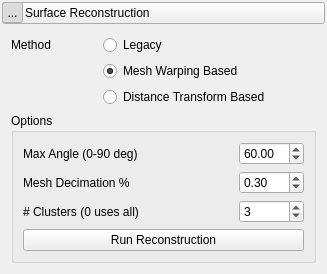
    <widget class="QWidget" name="surface_panel" native="true">
     <property name="sizePolicy">
      <sizepolicy hsizetype="Preferred" vsizetype="Fixed">
       <horstretch>0</horstretch>
       <verstretch>0</verstretch>
      </sizepolicy>
     </property>
     <layout class="QVBoxLayout" name="verticalLayout_6">
      <property name="spacing">
       <number>2</number>
      </property>
      <property name="leftMargin">
       <number>2</number>
      </property>
      <property name="topMargin">
       <number>2</number>
      </property>
      <property name="rightMargin">
       <number>2</number>
      </property>
      <property name="bottomMargin">
       <number>2</number>
      </property>
      <item>
       <widget class="QWidget" name="surface_header_background" native="true">
        <layout class="QVBoxLayout" name="verticalLayout_7">
         <property name="leftMargin">
          <number>0</number>
         </property>
         <property name="topMargin">
          <number>0</number>
         </property>
         <property name="rightMargin">
          <number>0</number>
         </property>
         <property name="bottomMargin">
          <number>0</number>
         </property>
         <item>
          <widget class="QPushButton" name="surface_header">
           <property name="sizePolicy">
            <sizepolicy hsizetype="Preferred" vsizetype="Fixed">
             <horstretch>0</horstretch>
             <verstretch>0</verstretch>
            </sizepolicy>
           </property>
           <property name="minimumSize">
            <size>
             <width>215</width>
             <height>21</height>
            </size>
           </property>
           <layout class="QHBoxLayout" name="horizontalLayout_4">
            <property name="spacing">
             <number>2</number>
            </property>
            <property name="leftMargin">
             <number>0</number>
            </property>
            <property name="topMargin">
             <number>0</number>
            </property>
            <property name="rightMargin">
             <number>0</number>
            </property>
            <property name="bottomMargin">
             <number>0</number>
            </property>
            <item>
             <widget class="QToolButton" name="surface_open_button">
              <property name="minimumSize">
               <size>
                <width>21</width>
                <height>21</height>
               </size>
              </property>
              <property name="maximumSize">
               <size>
                <width>21</width>
                <height>21</height>
               </size>
              </property>
              <property name="text">
               <string>...</string>
              </property>
              <property name="icon">
               <iconset resource="../Resources/ShapeWorksStudio.qrc">
                <normaloff>:/Studio/Images/RightArrowWhite.png</normaloff>
                <normalon>:/Studio/Images/DownArrowWhite.png</normalon>:/Studio/Images/RightArrowWhite.png</iconset>
              </property>
              <property name="checkable">
               <bool>true</bool>
              </property>
              <property name="checked">
               <bool>true</bool>
              </property>
             </widget>
            </item>
            <item>
             <widget class="QLabel" name="surface_label">
              <property name="text">
               <string>Surface Reconstruction</string>
              </property>
             </widget>
            </item>
           </layout>
          </widget>
         </item>
        </layout>
       </widget>
      </item>
      <item>
       <widget class="QWidget" name="surface_content" native="true">
        <layout class="QGridLayout" name="gridLayout_11">
         <item row="3" column="0" colspan="4">
          <widget class="QGroupBox" name="reconstruction_options">
           <property name="title">
            <string>Options</string>
           </property>
           <layout class="QGridLayout" name="gridLayout_7">
            <item row="2" column="1">
             <widget class="QSpinBox" name="numClusters">
              <property name="sizePolicy">
               <sizepolicy hsizetype="Fixed" vsizetype="Fixed">
                <horstretch>0</horstretch>
                <verstretch>0</verstretch>
               </sizepolicy>
              </property>
              <property name="minimumSize">
               <size>
                <width>60</width>
                <height>0</height>
               </size>
              </property>
              <property name="maximumSize">
               <size>
                <width>65</width>
                <height>16777215</height>
               </size>
              </property>
              <property name="value">
               <number>3</number>
              </property>
             </widget>
            </item>
            <item row="0" column="0">
             <widget class="QLabel" name="label_2">
              <property name="text">
               <string>Max Angle (0-90 deg)</string>
              </property>
             </widget>
            </item>
            <item row="0" column="1">
             <widget class="QDoubleSpinBox" name="maxAngle">
              <property name="sizePolicy">
               <sizepolicy hsizetype="Fixed" vsizetype="Fixed">
                <horstretch>0</horstretch>
                <verstretch>0</verstretch>
               </sizepolicy>
              </property>
              <property name="minimumSize">
               <size>
                <width>60</width>
                <height>0</height>
               </size>
              </property>
              <property name="maximumSize">
               <size>
                <width>65</width>
                <height>16777215</height>
               </size>
              </property>
              <property name="maximum">
               <double>90.000000000000000</double>
              </property>
              <property name="value">
               <double>60.000000000000000</double>
              </property>
             </widget>
            </item>
            <item row="1" column="1">
             <widget class="QDoubleSpinBox" name="meshDecimation">
              <property name="sizePolicy">
               <sizepolicy hsizetype="Fixed" vsizetype="Fixed">
                <horstretch>0</horstretch>
                <verstretch>0</verstretch>
               </sizepolicy>
              </property>
              <property name="minimumSize">
               <size>
                <width>60</width>
                <height>0</height>
               </size>
              </property>
              <property name="maximumSize">
               <size>
                <width>65</width>
                <height>16777215</height>
               </size>
              </property>
              <property name="minimum">
               <double>0.010000000000000</double>
              </property>
              <property name="maximum">
               <double>1.000000000000000</double>
              </property>
              <property name="singleStep">
               <double>0.100000000000000</double>
              </property>
              <property name="value">
               <double>0.300000000000000</double>
              </property>
             </widget>
            </item>
            <item row="1" column="0">
             <widget class="QLabel" name="label">
              <property name="text">
               <string>Mesh Decimation %</string>
              </property>
             </widget>
            </item>
            <item row="2" column="0">
             <widget class="QLabel" name="label_5">
              <property name="text">
               <string># Clusters (0 uses all)</string>
              </property>
             </widget>
            </item>
            <item row="3" column="0" colspan="2">
             <widget class="QPushButton" name="reconstructionButton">
              <property name="enabled">
               <bool>true</bool>
              </property>
              <property name="text">
               <string>Run Reconstruction</string>
              </property>
             </widget>
            </item>
           </layout>
          </widget>
         </item>
         <item row="1" column="2">
          <widget class="QRadioButton" name="mesh_warping_radio_button">
           <property name="toolTip">
            <string>Surface reconstruction method that uses mesh warping from a median mesh and particle positions.</string>
           </property>
           <property name="text">
            <string>Mesh Warping Based</string>
           </property>
           <property name="checked">
            <bool>true</bool>
           </property>
          </widget>
         </item>
         <item row="0" column="3">
          <spacer name="horizontalSpacer_5">
           <property name="orientation">
            <enum>Qt::Horizontal</enum>
           </property>
           <property name="sizeHint" stdset="0">
            <size>
             <width>40</width>
             <height>20</height>
            </size>
           </property>
          </spacer>
         </item>
         <item row="0" column="2">
          <widget class="QRadioButton" name="legacy_radio_button">
           <property name="toolTip">
            <string>Legacy surface reconstruction method that requires only particles</string>
           </property>
           <property name="text">
            <string>Legacy</string>
           </property>
           <property name="checked">
            <bool>false</bool>
           </property>
          </widget>
         </item>
         <item row="2" column="2">
          <widget class="QRadioButton" name="distance_transfom_radio_button">
           <property name="toolTip">
            <string>Surface reconstruction based on distance transforms and particles.</string>
           </property>
           <property name="text">
            <string>Distance Transform Based</string>
           </property>
          </widget>
         </item>
         <item row="0" column="0">
          <widget class="QLabel" name="label_4">
           <property name="text">
            <string>Method</string>
           </property>
          </widget>
         </item>
         <item row="0" column="1">
          <spacer name="horizontalSpacer_6">
           <property name="orientation">
            <enum>Qt::Horizontal</enum>
           </property>
           <property name="sizeHint" stdset="0">
            <size>
             <width>40</width>
             <height>20</height>
            </size>
           </property>
          </spacer>
         </item>
        </layout>
       </widget>
      </item>
     </layout>
    </widget>
